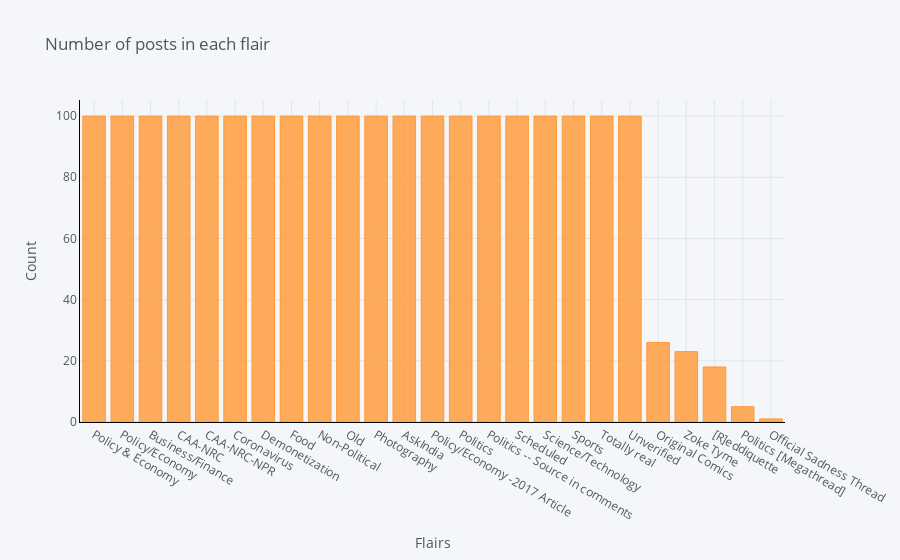

This figure's notebook cell:
### Code cell
data_new.groupby('flair').count()['title'].sort_values(ascending=False).iplot(kind='bar', yTitle='Count', linecolor='black', opacity=0.8, title='Number of posts in each flair', xTitle='Flairs')

### Figure 1 — Plotly figure (JSON) as saved in the notebook; plotly's stock layout.template omitted (floating-point values rounded to 4 significant figures)
{"data": [{"marker": {"color": "rgba(255, 153, 51, 0.8)", "line": {"color": "rgba(255, 153, 51, 1.0)", "width": 1}}, "name": "title", "orientation": "v", "text": "", "type": "bar", "x": ["Policy & Economy", "Policy/Economy", "Business/Finance", "CAA-NRC", "CAA-NRC-NPR", "Coronavirus", "Demonetization", "Food", "Non-Political", "Old", "Photography", "AskIndia", "Policy/Economy -2017 Article ", "Politics", "Politics -- Source in comments", "Scheduled", "Science/Technology", "Sports", "Totally real", "Unverified", "Original Comics", "Zoke Tyme", "[R]eddiquette", "Politics [Megathread]", "Official Sadness Thread"], "y": [100, 100, 100, 100, 100, 100, 100, 100, 100, 100, 100, 100, 100, 100, 100, 100, 100, 100, 100, 100, 26, 23, 18, 5, 1]}], "layout": {"legend": {"bgcolor": "#F5F6F9", "font": {"color": "#4D5663"}}, "paper_bgcolor": "#F5F6F9", "plot_bgcolor": "#F5F6F9", "title": {"font": {"color": "#4D5663"}, "text": "Number of posts in each flair"}, "xaxis": {"gridcolor": "#E1E5ED", "linecolor": "black", "showgrid": true, "tickfont": {"color": "#4D5663"}, "title": {"font": {"color": "#4D5663"}, "text": "Flairs"}, "zerolinecolor": "#E1E5ED"}, "yaxis": {"gridcolor": "#E1E5ED", "linecolor": "black", "showgrid": true, "tickfont": {"color": "#4D5663"}, "title": {"font": {"color": "#4D5663"}, "text": "Count"}, "zerolinecolor": "#E1E5ED"}}}
